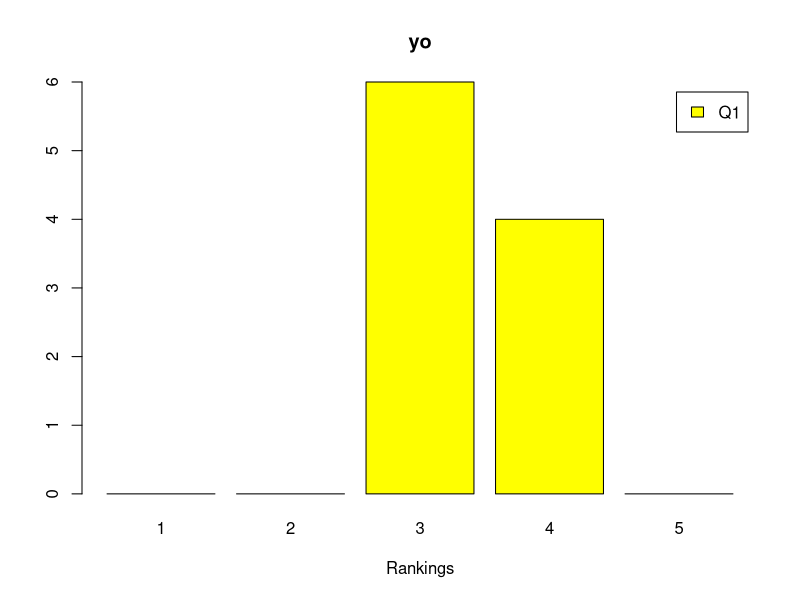
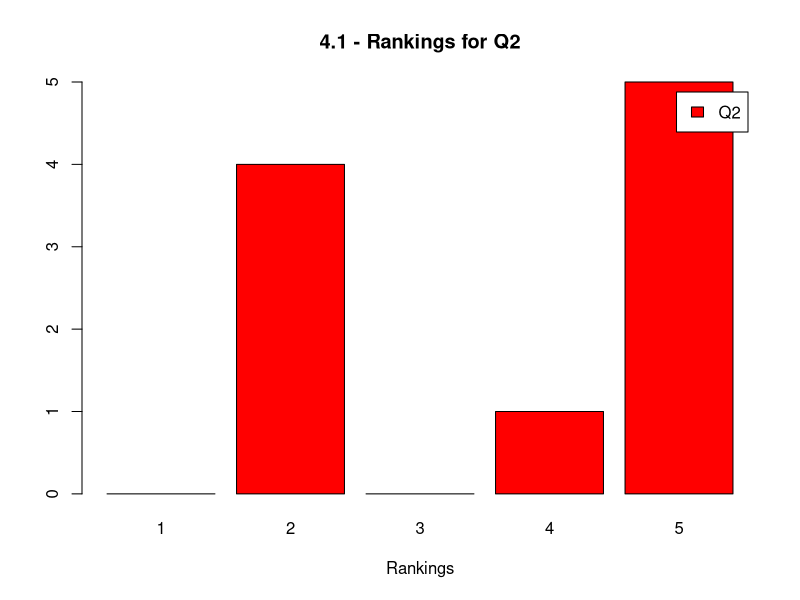
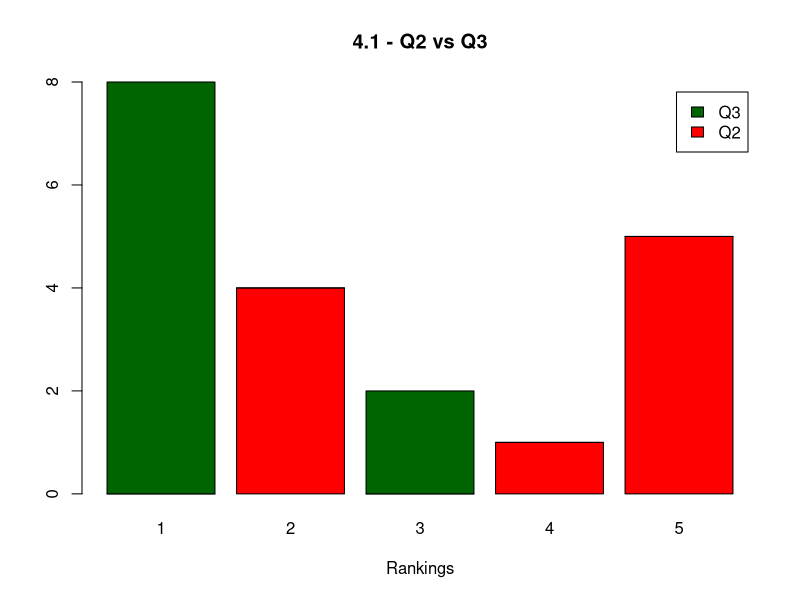
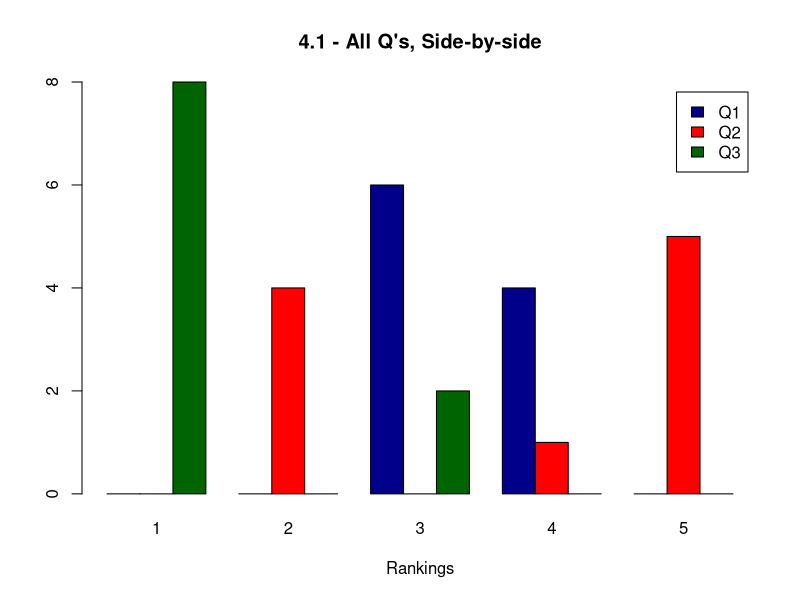
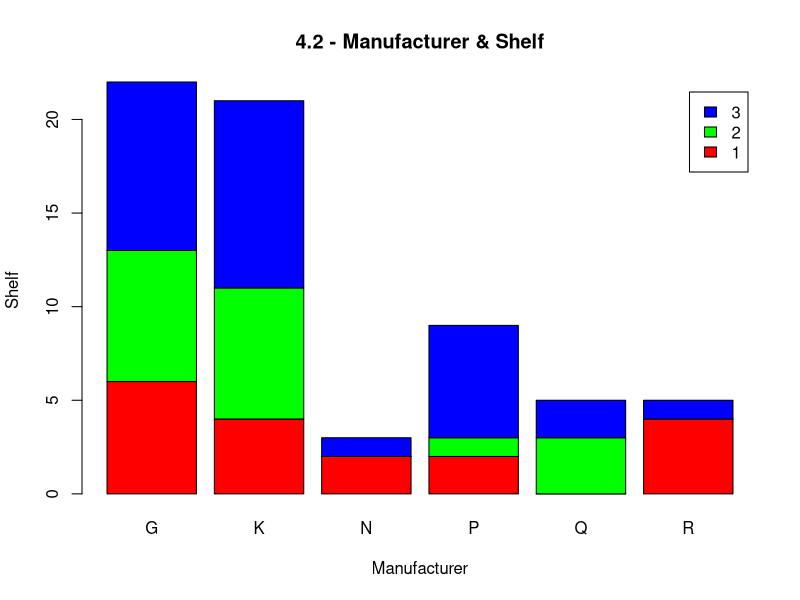
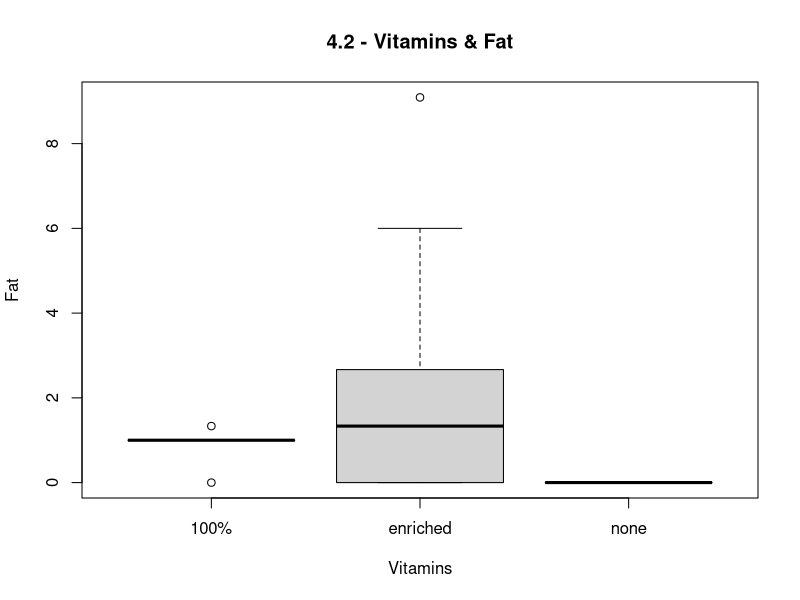
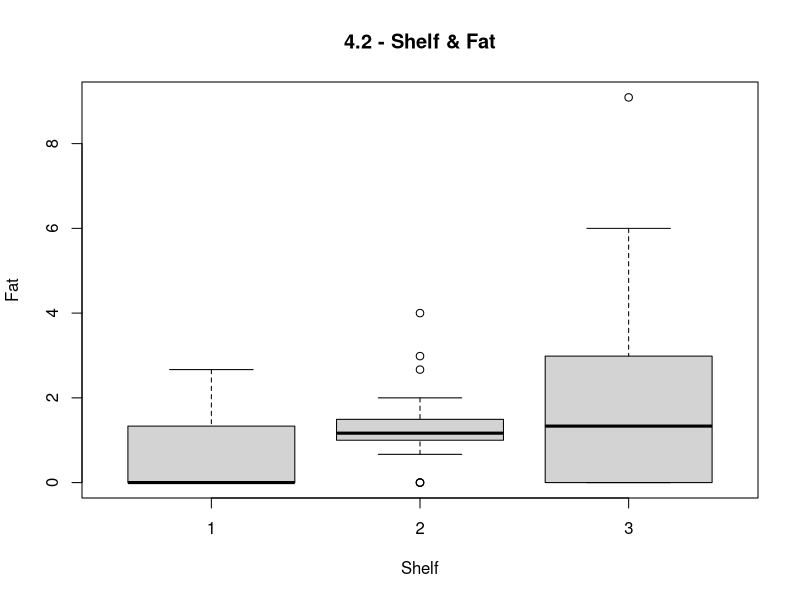
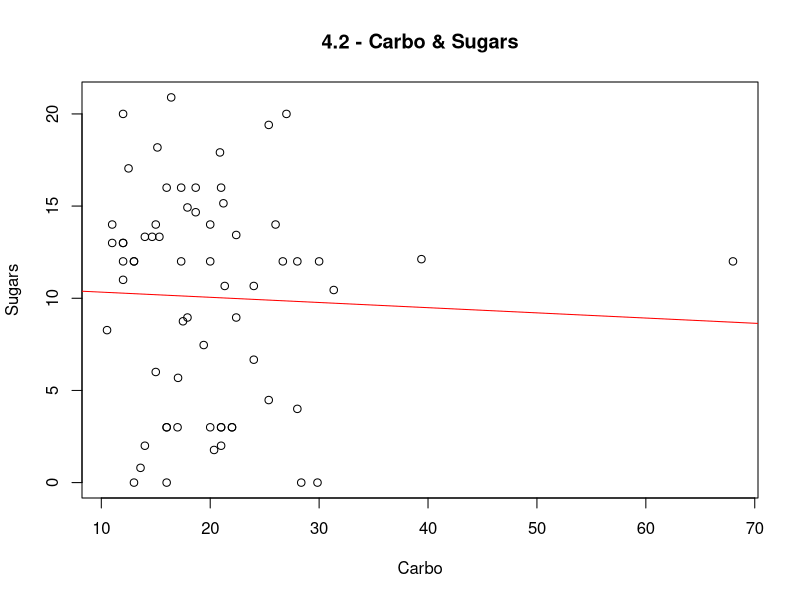

These figures' R source, in order: (Note: this script raises an error after producing the figures.)
tmp <- read.table(textConnection("1 3 5 1
2 3 2 3
3 3 5 1
4 4 5 1
5 3 2 1
6 4 2 3
7 3 5 1
8 4 5 1
9 3 4 1
10 4 2 1"))
tmp <- t(tmp[-1])
rownames(tmp) <- c('Q1', 'Q2', 'Q3')
q1 <- factor(rep('Q1', 10))
r1 <- factor(tmp[1,], levels=c(1,2,3,4,5))
table.q1 <- table(q1, r1)
barplot(table.q1,
        main="yo",
        xlab="Rankings",
        col='yellow',
        legend.text=T)

###
# table for Q2
q2 <- factor(rep('Q2', 10))
r2 <- factor(tmp[2,], levels=c(1,2,3,4,5))
table.q2 <- table(q2, r2)
#png(filename='images/4-1-1b.png')
barplot(table.q2,
        main="4.1 - Rankings for Q2",
        xlab="Rankings",
        col='red',
        legend.text=T)
##
#dev.off()
# 2. create a contigency table
q1_2 <- factor(rep(c('Q1', 'Q2'), each=10))
r1_2 <- factor(append(tmp[1,], tmp[2,]), levels=c(1,2,3,4,5))
table(q1_2, r1_2)
## r1_2
## q1_2 1 2 3 4 5
## Q1 0 0 6 4 0
## Q2 0 4 0 1 5
# 3. stacked table of Q2 and Q3
#png(filename='images/4-1-3.png')
q2_3 <- factor(rep(c('Q2', 'Q3'), each=10))
r2_3 <- factor(append(tmp[2,], tmp[3,]), levels=c(1,2,3,4,5))
table.q2_3 = table(q2_3, r2_3)
barplot(table.q2_3,
        main="4.1 - Q2 vs Q3",
        xlab="Rankings",
        col=c('red', 'darkgreen'),
        legend=T)
##
#dev.off()
# 4. all Q's, side-by-side
#png(filename='images/4-1-4.png')
q.all <- factor(rep(c('Q1', 'Q2', 'Q3'), each=10))
r.all <- factor(append(append(tmp[1,], tmp[2,]), tmp[3,]), levels=c(1,2,3,4,5))
table.all <- table(q.all, r.all)
barplot(table.all,
        main="4.1 - All Q's, Side-by-side",
        xlab="Rankings",
        col=c('darkblue', 'red', 'darkgreen'),
        legend=T,
        beside=T)
##
#dev.off()
## Q 4.2
library(MASS)
#data(package='MASS')
attach(UScereal)
summary(UScereal)
## mfr calories protein fat sodium
## G:22 Min. : 50.0 Min. : 0.7519 Min. :0.000 Min. : 0.0
## K:21 1st Qu.:110.0 1st Qu.: 2.0000 1st Qu.:0.000 1st Qu.:180.0
## N: 3 Median :134.3 Median : 3.0000 Median :1.000 Median :232.0
## P: 9 Mean :149.4 Mean : 3.6837 Mean :1.423 Mean :237.8
## Q: 5 3rd Qu.:179.1 3rd Qu.: 4.4776 3rd Qu.:2.000 3rd Qu.:290.0
## R: 5 Max. :440.0 Max. :12.1212 Max. :9.091 Max. :787.9
## fibre carbo sugars shelf
## Min. : 0.000 Min. :10.53 Min. : 0.00 Min. :1.000
## 1st Qu.: 0.000 1st Qu.:15.00 1st Qu.: 4.00 1st Qu.:1.000
## Median : 2.000 Median :18.67 Median :12.00 Median :2.000
## Mean : 3.871 Mean :19.97 Mean :10.05 Mean :2.169
## 3rd Qu.: 4.478 3rd Qu.:22.39 3rd Qu.:14.00 3rd Qu.:3.000
## Max. :30.303 Max. :68.00 Max. :20.90 Max. :3.000
## potassium vitamins
## Min. : 15.00 100% : 5
## 1st Qu.: 45.00 enriched:57
5## Median : 96.59 none : 3
## Mean :159.12
## 3rd Qu.:220.00
## Max. :969.70
df <- UScereal
# 1. The relationship between manufacturer and shelf
# both are CATEGORIES
#png(filename='images/4-2-1.png')
barplot(table(df$shelf, df$mfr),
        main="4.2 - Manufacturer & Shelf",
        xlab="Manufacturer",
        ylab="Shelf",
        col=rainbow(3),
        legend=T)
##
#dev.off()
# 2. The relationship between fat and vitamins
# fat is NUMERICAL, vitamains are CATEGORICAL
#png(filename='images/4-2-2.png')
boxplot(fat ~ vitamins,
        main="4.2 - Vitamins & Fat",
        xlab="Vitamins",
        ylab="Fat")
##
#dev.off()
# 3. the relationship between fat and shelf
# fat is NUMERICAL, shelf if CATEGORICAL
#png(filename='images/4-2-3.png')
boxplot(fat ~ shelf,
        main="4.2 - Shelf & Fat",
        xlab="Shelf",
        ylab="Fat")
##
#dev.off()
# 4. the relationship between carbohydrates and sugars
# both carbo and sugars are NUMERICAL, and possibly
# with correlation?
# plotting points and linear fit attempt to see
# if there is a relation...
#png(filename='images/4-2-4.png')
plot(carbo, sugars,
     main="4.2 - Carbo & Sugars",
     xlab="Carbo",
     ylab="Sugars")
lm <- lm(sugars ~ carbo)
abline(lm, col="red")
##
#dev.off()
# 5. the relationship between fibre and manufacturer
# mfr is CATEGORICAL, fibre is NUMERICAL
#png(filename='images/4-2-5.png')
boxplot(fibre ~ mfr,
        main="4.2 - Mfr & Fibre",
        xlab="Mfr",
        ylab="Fibre")
#dev.off()
# 6. the relationship between sodium and sugars
# sodium and sugars are both NUMERICAL
# plotting points and linear fit to see if there
# is some relation
#png(filename='images/4-2-6.png')
plot(sugars, sodium,
     main="4.2 - Sugars & Sodium",
     xlab="Sugars",
     ylab="Sodium")
lm <- lm(sodium ~ sugars)
abline(lm, col="red")
##
#dev.off()
# 7. Are there other relationships you can predict and investigate?
# a. How about plotting Sugars to Calories?
#png(filename='images/4-2-7a.png')
plot(sugars, calories,
     main="4.2 - Sugars & Calories",
     xlab="Sugars",
     ylab="Calories")
lm <- lm(calories ~ sugars)
abline(lm, col="red")
##
#dev.off()
# a. How about plotting to Carbo to Fat?
#png(filename='images/4-2-7b.png')
plot(carbo, fat,
     main="4.2 - Carbo & Fat",
     xlab="Carbo",
     ylab="Fat")
lm <- lm(fat ~ carbo)
abline(lm, col="red")
##
#dev.off()
detach(UScereal)
## Q 4.3
data(package='MASS', mammals)
attach(mammals)
summary(mammals)
## body brain
## Min. : 0.005 Min. : 0.14
## 1st Qu.: 0.600 1st Qu.: 4.25
## Median : 3.342 Median : 17.25
## Mean : 198.790 Mean : 283.13
## 3rd Qu.: 48.203 3rd Qu.: 166.00
## Max. :6654.000 Max. :5712.00
# 1. compare Pearson and Spearman correlation
# ... yes, they appear to be similar...
cor(body, brain, method='pearson')
## [1] 0.9341638
# [1] 0.9341638
cor(body, brain, method='spearman')
## [1] 0.9534986
# [1] 0.9534986
# 2. plot
#png(filename='images/4-3-2.png')
plot(body, brain,
     main="4.3. - Body & Brain",
     xlab="body",
     ylab="brain")
lm.a <- lm(brain ~ body)
abline(lm.a, col="red")
##
#dev.off()
summary(lm.a)
##
## Call:
## lm(formula = brain ~ body)
##
## Residuals:
## Min 1Q Median 3Q Max
## -810.07 -88.52 -79.64 -13.02 2050.33
##
## Coefficients:
## Estimate Std. Error t value Pr(>|t|)
## (Intercept) 91.00440 43.55258 2.09 0.0409 *
## body 0.96650 0.04766 20.28 <2e-16 ***
## ---
## Signif. codes: 0 '***' 0.001 '**' 0.01 '*' 0.05 '.' 0.1 ' ' 1
##
## Residual standard error: 334.7 on 60 degrees of freedom
## Multiple R-squared: 0.8727, Adjusted R-squared: 0.8705
## F-statistic: 411.2 on 1 and 60 DF, p-value: < 2.2e-16
# 3. plot with logarithms of variables
#png(filename='images/4-3-3.png')
plot(log1p(body), log1p(brain),
     main="4.3 - Body & Brain, log values",
     xlab="log1p(body)",
     ylab="log1p(brain)")
lm.b <- lm(log1p(brain) ~ log1p(body))
abline(lm.b, col="red")
##
#dev.off()
summary(lm.b)
##
## Call:
## lm(formula = log1p(brain) ~ log1p(body))
##
## Residuals:
## Min 1Q Median 3Q Max
## -1.27379 -0.57842 -0.04617 0.40597 2.05871
##
## Coefficients:
## Estimate Std. Error t value Pr(>|t|)
## (Intercept) 1.40033 0.14208 9.856 3.69e-14 ***
## log1p(body) 0.89959 0.04578 19.652 < 2e-16 ***
## ---
## Signif. codes: 0 '***' 0.001 '**' 0.01 '*' 0.05 '.' 0.1 ' ' 1
##
## Residual standard error: 0.7927 on 60 degrees of freedom
## Multiple R-squared: 0.8655, Adjusted R-squared: 0.8633
## F-statistic: 386.2 on 1 and 60 DF, p-value: < 2.2e-16
#
detach(mammals)
## Q 4.4
data(package='UsingR', homedata)
attach(homedata)
summary(homedata)
## y1970 y2000
## Min. : 0 Min. : 7400
## 1st Qu.: 57000 1st Qu.: 161400
## Median : 68900 Median : 251700
## Mean : 70821 Mean : 268370
## 3rd Qu.: 80500 3rd Qu.: 335600
## Max. :297200 Max. :1182800
plot(y1970, y2000,
     main="4.4 - Home Prices: 1970 & 2000",
     xlab="1970",
     ylab="2000")
lm.c <- lm(y2000 ~ y1970)
abline(lm.c, col="red")
#dev.off()
summary(lm.c)
##
## Call:
## lm(formula = y2000 ~ y1970)
##
## Residuals:
## Min 1Q Median 3Q Max
## -416665 -36308 809 34372 536605
##
## Coefficients:
## Estimate Std. Error t value Pr(>|t|)
## (Intercept) -1.040e+05 2.337e+03 -44.51 <2e-16 ***
## y1970 5.258e+00 3.147e-02 167.07 <2e-16 ***
## ---
## Signif. codes: 0 '***' 0.001 '**' 0.01 '*' 0.05 '.' 0.1 ' ' 1
##
## Residual standard error: 58000 on 6839 degrees of freedom
## Multiple R-squared: 0.8032, Adjusted R-squared: 0.8032
## F-statistic: 2.791e+04 on 1 and 6839 DF, p-value: < 2.2e-16
# 2. predict price home selling for 75000 in 1970
b <- coef(lm.c)[[1]]
b
## [1] -104004.7
m <- coef(lm.c)[[2]]
m
## [1] 5.257972
predicted.price <- 75000*m + b
predicted.price
## [1] 290343.2
detach(homedata)
## Q 4.5
data(package="UsingR", babies)
attach(babies)
summary(babies)
## id pluralty outcome date gestation
## Min. : 15 Min. :5 Min. :1 Min. :1350 Min. :148.0
## 1st Qu.:5286 1st Qu.:5 1st Qu.:1 1st Qu.:1444 1st Qu.:272.0
## Median :6730 Median :5 Median :1 Median :1540 Median :280.0
## Mean :6001 Mean :5 Mean :1 Mean :1536 Mean :286.9
## 3rd Qu.:7583 3rd Qu.:5 3rd Qu.:1 3rd Qu.:1627 3rd Qu.:288.0
## Max. :9263 Max. :5 Max. :1 Max. :1714 Max. :999.0
## sex wt parity race
## Min. :1 Min. : 55.0 Min. : 0.000 Min. : 0.000
## 1st Qu.:1 1st Qu.:108.8 1st Qu.: 0.000 1st Qu.: 0.000
## Median :1 Median :120.0 Median : 1.000 Median : 3.000
## Mean :1 Mean :119.6 Mean : 1.932 Mean : 3.206
## 3rd Qu.:1 3rd Qu.:131.0 3rd Qu.: 3.000 3rd Qu.: 7.000
## Max. :1 Max. :176.0 Max. :13.000 Max. :99.000
## age ed ht wt1
## Min. :15.00 Min. :0.000 Min. :53.00 Min. : 87
## 1st Qu.:23.00 1st Qu.:2.000 1st Qu.:62.00 1st Qu.:115
## Median :26.00 Median :2.000 Median :64.00 Median :126
## Mean :27.37 Mean :2.922 Mean :64.67 Mean :154
## 3rd Qu.:31.00 3rd Qu.:4.000 3rd Qu.:66.00 3rd Qu.:140
## Max. :99.00 Max. :9.000 Max. :99.00 Max. :999
## drace dage ded dht
## Min. : 0.000 Min. :18.00 Min. :0.000 Min. :60.00
## 1st Qu.: 0.000 1st Qu.:25.00 1st Qu.:2.000 1st Qu.:70.00
## Median : 3.000 Median :29.00 Median :4.000 Median :73.00
## Mean : 3.665 Mean :30.74 Mean :3.189 Mean :81.67
## 3rd Qu.: 7.000 3rd Qu.:35.00 3rd Qu.:5.000 3rd Qu.:99.00
## Max. :99.000 Max. :99.00 Max. :9.000 Max. :99.00
## dwt marital inc smoke
## Min. :110.0 Min. :0.000 Min. : 0.00 Min. :0.0000
## 1st Qu.:165.0 1st Qu.:1.000 1st Qu.: 2.00 1st Qu.:0.0000
## Median :190.0 Median :1.000 Median : 4.00 Median :1.0000
## Mean :505.4 Mean :1.038 Mean :13.16 Mean :0.8681
## 3rd Qu.:999.0 3rd Qu.:1.000 3rd Qu.: 7.00 3rd Qu.:1.0000
## Max. :999.0 Max. :5.000 Max. :98.00 Max. :9.0000
## time number
## Min. : 0.000 Min. : 0.000
## 1st Qu.: 0.000 1st Qu.: 0.000
## Median : 1.000 Median : 1.000
## Mean : 1.748 Mean : 2.604
## 3rd Qu.: 1.000 3rd Qu.: 3.000
## Max. :99.000 Max. :98.000
cor(age, wt1, method="pearson")
## [1] 0.06273172
# [1] 0.06273172
cor(age, wt1, method="spearman")
## [1] 0.1453316
# [1] 0.1453316
lm.babies <- lm(wt1 ~ age)
# ... and plot shows this lack of correlation...
#png(filename='images/4-7-1.png')
plot(age, wt1,
     main="4.7 - Babies: Age vs Weight",
     xlab="Age",
     ylab="Weight")
abline(lm.babies, col="red")
##
#dev.off()
# let's just double-check this lack of correlation
#png(filename='images/4-7-2.png')
#par(mfcol=c(2,1))
plot(lm.babies, which=1)
plot(lm.babies, which=2)
#dev.off()
summary(lm.babies)
##
## Call:
## lm(formula = wt1 ~ age)
##
## Residuals:
## Min 1Q Median 3Q Max
## -118.88 -39.13 -27.57 -12.13 857.05
##
## Coefficients:
## Estimate Std. Error t value Pr(>|t|)
## (Intercept) 114.6541 18.2974 6.266 5.1e-10 ***
## age 1.4366 0.6506 2.208 0.0274 *
## ---
## Signif. codes: 0 '***' 0.001 '**' 0.01 '*' 0.05 '.' 0.1 ' ' 1
##
## Residual standard error: 147.6 on 1234 degrees of freedom
## Multiple R-squared: 0.003935, Adjusted R-squared: 0.003128
## F-statistic: 4.875 on 1 and 1234 DF, p-value: 0.02743
cor(ht, wt1, method="pearson")
## [1] 0.6010033
# [1] 0.6010033
cor(ht, wt1, method="spearman")
## [1] 0.5036179
# [1] 0.5036179
lm.babies <- lm(wt1 ~ ht)
# ... and again, plot shows lack of correlation...
#png(filename='images/4-7-3.png')
plot(ht, wt1,
     main="4.7 - Babies: Height vs Weight",
     xlab="Height",
     ylab="Weight")
abline(lm.babies, col="red")
##
#dev.off()
# double-check!
#png(filename='images/4-7-4.png')
#par(mfcol=c(2,1))
plot(lm.babies, which=1)
##
plot(lm.babies, which=2)
#dev.off()
summary(lm.babies)
##
## Call:
## lm(formula = wt1 ~ ht)
##
## Residuals:
## Min 1Q Median 3Q Max
## -614.89 -40.28 -15.77 13.18 940.80
##
## Coefficients:
## Estimate Std. Error t value Pr(>|t|)
## (Intercept) -938.4516 41.4926 -22.62 <2e-16 ***
## ht 16.8924 0.6395 26.41 <2e-16 ***
## ---
## Signif. codes: 0 '***' 0.001 '**' 0.01 '*' 0.05 '.' 0.1 ' ' 1
##
## Residual standard error: 118.2 on 1234 degrees of freedom
## Multiple R-squared: 0.3612, Adjusted R-squared: 0.3607
## F-statistic: 697.8 on 1 and 1234 DF, p-value: < 2.2e-16
detach(babies)
## Q 4.6
attach(women)
summary(women)
## height weight
## Min. :58.0 Min. :115.0
## 1st Qu.:61.5 1st Qu.:124.5
## Median :65.0 Median :135.0
## Mean :65.0 Mean :136.7
## 3rd Qu.:68.5 3rd Qu.:148.0
## Max. :72.0 Max. :164.0
#png(filename='images/4-8.png')
plot(height, weight,
     main="4.8 - Women: Height vs Weight",
     xlab="Height",
     ylab="Weight")
abline(lm(weight ~ height), col="red")
##
#dev.off()
detach(women)
## Q 4.9
attach(mtcars)
summary(mtcars)
## mpg cyl disp hp
## Min. :10.40 Min. :4.000 Min. : 71.1 Min. : 52.0
## 1st Qu.:15.43 1st Qu.:4.000 1st Qu.:120.8 1st Qu.: 96.5
## Median :19.20 Median :6.000 Median :196.3 Median :123.0
## Mean :20.09 Mean :6.188 Mean :230.7 Mean :146.7
## 3rd Qu.:22.80 3rd Qu.:8.000 3rd Qu.:326.0 3rd Qu.:180.0
## Max. :33.90 Max. :8.000 Max. :472.0 Max. :335.0
## drat wt qsec vs
## Min. :2.760 Min. :1.513 Min. :14.50 Min. :0.0000
## 1st Qu.:3.080 1st Qu.:2.581 1st Qu.:16.89 1st Qu.:0.0000
## Median :3.695 Median :3.325 Median :17.71 Median :0.0000
## Mean :3.597 Mean :3.217 Mean :17.85 Mean :0.4375
## 3rd Qu.:3.920 3rd Qu.:3.610 3rd Qu.:18.90 3rd Qu.:1.0000
## Max. :4.930 Max. :5.424 Max. :22.90 Max. :1.0000
## am gear carb
## Min. :0.0000 Min. :3.000 Min. :1.000
## 1st Qu.:0.0000 1st Qu.:3.000 1st Qu.:2.000
## Median :0.0000 Median :4.000 Median :2.000
## Mean :0.4062 Mean :3.688 Mean :2.812
## 3rd Qu.:1.0000 3rd Qu.:4.000 3rd Qu.:4.000
## Max. :1.0000 Max. :5.000 Max. :8.000
# 1. names?
names(mtcars)
## [1] "mpg" "cyl" "disp" "hp" "drat" "wt" "qsec" "vs" "am" "gear"
## [11] "carb"
# 2. max mpg?
max(mtcars$mpg)
## [1] 33.9
# [1] 33.9
# 3. and which car is it?
mtcars[mpg==max(mpg),]
## mpg cyl disp hp drat wt qsec vs am gear carb
## Toyota Corolla 33.9 4 71.1 65 4.22 1.835 19.9 1 1 4 1
# 4. list first 5 cars
mtcars[1:5,]
## mpg cyl disp hp drat wt qsec vs am gear carb
## Mazda RX4 21.0 6 160 110 3.90 2.620 16.46 0 1 4 4
## Mazda RX4 Wag 21.0 6 160 110 3.90 2.875 17.02 0 1 4 4
## Datsun 710 22.8 4 108 93 3.85 2.320 18.61 1 1 4 1
## Hornet 4 Drive 21.4 6 258 110 3.08 3.215 19.44 1 0 3 1
## Hornet Sportabout 18.7 8 360 175 3.15 3.440 17.02 0 0 3 2
# 5. Valiant's hp?
mtcars['Valiant',]$hp
## [1] 105
# [1] 105
# 6. Merc 450LC?
mtcars['Merc 450SLC',]
## mpg cyl disp hp drat wt qsec vs am gear carb
## Merc 450SLC 15.2 8 275.8 180 3.07 3.78 18 0 0 3 3
# 7. cyl vs mpg?
#png(filename='images/4-9.png')
plot(cyl, mpg,
     main="4.9 - Cars: cyl vs mpg",
     xlab="Cylinders",
     ylab="MPG")
abline(lm(mpg ~ cyl), col="red")
##
#dev.off()
#detach(mtcars)
